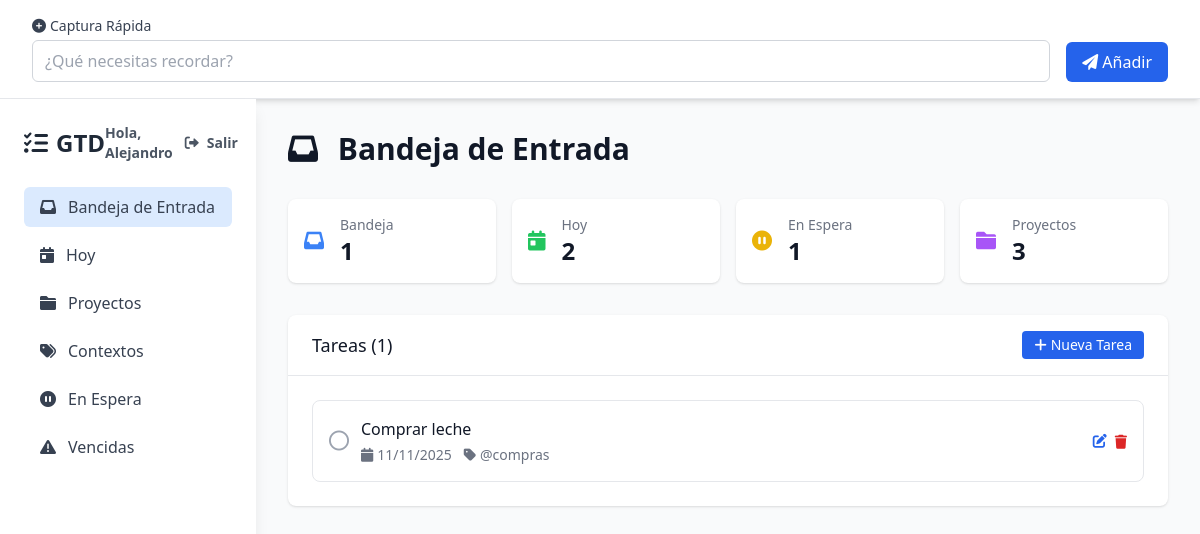
/index.php (signed in), run on the app's committed database.
### tables this page shows
CREATE TABLE IF NOT EXISTS tareas (
    id INT AUTO_INCREMENT PRIMARY KEY,
    usuario_id INT,  
    titulo VARCHAR(255) NOT NULL,
    id_proyecto INT,
    fecha_vencimiento DATE,
    contexto VARCHAR(100),
    descripcion TEXT,
    estado ENUM('pendiente', 'en_espera', 'completada') DEFAULT 'pendiente',
    fecha_creacion TIMESTAMP DEFAULT CURRENT_TIMESTAMP,
    fecha_actualizacion TIMESTAMP DEFAULT CURRENT_TIMESTAMP ON UPDATE CURRENT_TIMESTAMP,
    
     
    INDEX idx_tareas_usuario (usuario_id),
    CONSTRAINT fk_tareas_usuario
        FOREIGN KEY (usuario_id) REFERENCES usuarios(id)
        ON DELETE CASCADE,  
    
    CONSTRAINT fk_tareas_proyecto
        FOREIGN KEY (id_proyecto) REFERENCES proyectos(id)
        ON DELETE SET NULL  
);

### db.php (called while the page is built, shortened)
<?php
function obtenerTareas($pdo, $condicion = '', $parametros = []) {
    $userId = $_SESSION['user_id'] ?? null;
    $sql = "SELECT t.*, p.nombre as proyecto_nombre
            FROM tareas t
            LEFT JOIN proyectos p ON t.id_proyecto = p.id";
    $sql .= " WHERE t.usuario_id = ?";
    if ($condicion) {
        $sql .= " AND $condicion";
    }
    $sql .= " ORDER BY t.fecha_creacion DESC";
    $stmt = $pdo->prepare($sql);
    $stmt->execute(array_merge([$userId], $parametros));
    return $stmt->fetchAll();
}
function obtenerProyectos($pdo) {
    $userId = $_SESSION['user_id'] ?? null;
    $stmt = $pdo->prepare("SELECT * FROM proyectos WHERE usuario_id = ? ORDER BY nombre");
    $stmt->execute([$userId]);
    return $stmt->fetchAll();
}
?>

### index.php (the view, shortened to what this page needs)
<?php
require_once 'db.php';
require_once 'auth.php';
require_once 'includes/header.php';
$vista = isset($_GET['vista']) ? $_GET['vista'] : 'bandeja';
function obtenerTituloVista($vista) {
    $titulos = [
        'bandeja' => 'Bandeja de Entrada',
        'hoy' => 'Tareas de Hoy',
        'vencidas' => 'Tareas Vencidas',
        'proyectos' => 'Proyectos',
        'contextos' => 'Contextos',
        'espera' => 'En Espera'
    ];
    return $titulos[$vista] ?? 'Bandeja de Entrada';
}
$tareas = [];
$proyectos = obtenerProyectos($pdo);
$contextos = obtenerContextos($pdo);
switch ($vista) {
    default:
        $tareas = obtenerTareas($pdo, 't.id_proyecto IS NULL');
        break;
}
?>
<div class="mb-8">
    <h2 class="text-3xl font-bold text-gray-900 mb-2">
        <i class="fas fa-<?php echo $vista == 'bandeja' ? 'inbox' :
                          ($vista == 'hoy' ? 'calendar-day' :
                           ($vista == 'proyectos' ? 'folder' :
                            ($vista == 'contextos' ? 'tags' :
                             ($vista == 'vencidas' ? 'triangle-exclamation' : 'pause-circle')))); ?> mr-3"></i>
        <?php echo obtenerTituloVista($vista); ?>
    </h2>
</div>
<div class="grid grid-cols-1 md:grid-cols-4 gap-4 mb-8">
    <div class="bg-white p-4 rounded-lg shadow">
        <div class="flex items-center">
            <div class="flex-shrink-0">
                <i class="fas fa-inbox text-blue-500 text-xl"></i>
            </div>
            <div class="ml-4">
                <p class="text-sm font-medium text-gray-500">Bandeja</p>
                <p class="text-2xl font-semibold text-gray-900">
                    <?php echo count(obtenerTareas($pdo, 'id_proyecto IS NULL')); ?>
                </p>
            </div>
        </div>
    </div>
    <div class="bg-white p-4 rounded-lg shadow">
        <div class="flex items-center">
            <div class="flex-shrink-0">
                <i class="fas fa-calendar-day text-green-500 text-xl"></i>
            </div>
            <div class="ml-4">
                <p class="text-sm font-medium text-gray-500">Hoy</p>
                <p class="text-2xl font-semibold text-gray-900">
                    <?php echo count(obtenerTareas($pdo, 'DATE(fecha_vencimiento) = CURDATE()')); ?>
                </p>
            </div>
        </div>
    </div>
    <div class="bg-white p-4 rounded-lg shadow">
        <div class="flex items-center">
            <div class="flex-shrink-0">
                <i class="fas fa-pause-circle text-yellow-500 text-xl"></i>
            </div>
            <div class="ml-4">
                <p class="text-sm font-medium text-gray-500">En Espera</p>
                <p class="text-2xl font-semibold text-gray-900">
                    <?php echo count(obtenerTareas($pdo, "estado = 'en_espera'")); ?>
                </p>
            </div>
        </div>
    </div>
    <div class="bg-white p-4 rounded-lg shadow">
        <div class="flex items-center">
            <div class="flex-shrink-0">
                <i class="fas fa-folder text-purple-500 text-xl"></i>
            </div>
            <div class="ml-4">
                <p class="text-sm font-medium text-gray-500">Proyectos</p>
                <p class="text-2xl font-semibold text-gray-900">
                    <?php echo count($proyectos); ?>
                </p>
            </div>
        </div>
    </div>
</div>
<?php
switch ($vista) {
            ?>
            <?php
    default:
        mostrarListaTareas($tareas, $proyectos, $contextos);
        break;
}
function mostrarListaTareas($tareas, $proyectos, $contextos) {
    ?>
    <div class="bg-white rounded-lg shadow">
        <div class="px-6 py-4 border-b border-gray-200 flex justify-between items-center">
            <h3 class="text-lg font-medium text-gray-900">Tareas (<?php echo count($tareas); ?>)</h3>
            <div class="flex gap-2">
                <button onclick="mostrarFormularioTarea()" class="bg-blue-600 text-white px-3 py-1 rounded text-sm hover:bg-blue-700">
                    <i class="fas fa-plus mr-1"></i>Nueva Tarea
                </button>
            </div>
        </div>
        <div class="p-6">
            <?php if (empty($tareas)): ?>
                <div class="text-center py-8">
                    <i class="fas fa-tasks text-gray-300 text-4xl mb-4"></i>
                    <p class="text-gray-500">No hay tareas para mostrar</p>
                </div>
            <?php else: ?>
                <div class="space-y-3">
                    <?php foreach ($tareas as $tarea): ?>
                        <div class="flex items-center justify-between p-4 border border-gray-200 rounded-lg hover:bg-gray-50 <?php echo $tarea['estado'] == 'completada' ? 'bg-green-50 border-green-200' : ''; ?>">
                            <div class="flex items-center flex-1">
                                <form action="procesar.php" method="POST" class="mr-3">
                                    <button type="submit" class="text-gray-400 hover:text-gray-600">
                                        <?php if ($tarea['estado'] == 'completada'): ?>
                                            <i class="fas fa-check-circle text-green-500 text-xl"></i>
                                        <?php else: ?>
                                            <i class="far fa-circle text-xl"></i>
                                        <?php endif; ?>
                                    </button>
                                </form>
                                <div class="flex-1">
                                    <h4 class="font-medium text-gray-900 <?php echo $tarea['estado'] == 'completada' ? 'line-through text-gray-500' : ''; ?>">
                                        <?php echo htmlspecialchars($tarea['titulo']); ?>
                                    </h4>
                                    <div class="flex items-center text-sm text-gray-500 mt-1">
                                        <?php if ($tarea['fecha_vencimiento']): ?>
                                            <span class="mr-3">
                                                <i class="fas fa-calendar mr-1"></i><?php echo date('d/m/Y', strtotime($tarea['fecha_vencimiento'])); ?>
                                            </span>
                                        <?php endif; ?>
                                        <?php if ($tarea['contexto']): ?>
                                            <span class="mr-3">
                                                <i class="fas fa-tag mr-1"></i><?php echo htmlspecialchars($tarea['contexto']); ?>
                                            </span>
                                        <?php endif; ?>
                                    </div>
                                </div>
                            </div>
                            <div class="flex items-center gap-2">
                                <button onclick="abrirModalEditarTarea(<?php echo $tarea['id']; ?>, '<?php echo addslashes($tarea['titulo']); ?>', '<?php echo $tarea['id_proyecto']; ?>', '<?php echo $tarea['fecha_vencimiento']; ?>', '<?php echo addslashes($tarea['contexto']); ?>', '<?php echo addslashes($tarea['descripcion'] ?? ''); ?>', '<?php echo $tarea['estado']; ?>')"
                                        class="text-blue-600 hover:text-blue-800 text-sm">
                                    <i class="fas fa-edit"></i>
                                </button>
                                <form action="procesar.php" method="POST" class="inline">
                                    <button type="submit" class="text-red-600 hover:text-red-800 text-sm" onclick="return confirm('¿Estás seguro de eliminar esta tarea?')">
                                        <i class="fas fa-trash"></i>
                                    </button>
                                </form>
                            </div>
                        </div>
                    <?php endforeach; ?>
                </div>
            <?php endif; ?>
        </div>
    </div>
    <?php
}
?>
<?php require_once 'includes/footer.php'; ?>

### includes/header.php (shortened to what this page needs)
<!DOCTYPE html>
<html lang="es">
<head>
    <script src="https://cdn.tailwindcss.com"></script>
    <link href="https://cdnjs.cloudflare.com/ajax/libs/font-awesome/6.0.0/css/all.min.css" rel="stylesheet">
</head>
<body class="bg-gray-50">
    <div class="bg-white shadow-md border-b sticky top-0 z-30">
        <div class="max-w-7xl mx-auto px-2 sm:px-4 lg:px-8">
            <div class="py-3 sm:py-4">
                <form action="procesar.php" method="POST" class="flex flex-col sm:flex-row gap-3 sm:gap-4 items-stretch sm:items-end">
                    <div class="flex-1">
                        <label for="titulo_rapido" class="block text-sm font-medium text-gray-700 mb-1">
                            <i class="fas fa-plus-circle mr-1"></i>Captura Rápida
                        </label>
                        <input type="text"
                               name="titulo"
                               id="titulo_rapido"
                               placeholder="¿Qué necesitas recordar?"
                               class="w-full px-3 py-2 border border-gray-300 rounded-md focus:outline-none focus:ring-2 focus:ring-blue-500 focus:border-transparent"
                               required>
                    </div>
                    <button type="submit"
                            class="bg-blue-600 text-white px-4 py-2 rounded-md hover:bg-blue-700 focus:outline-none focus:ring-2 focus:ring-blue-500 w-full sm:w-auto">
                        <i class="fas fa-paper-plane mr-1"></i>Añadir
                    </button>
                </form>
            </div>
        </div>
    </div>
    <div class="flex min-h-screen pt-0">
        <div id="sidebar" class="fixed md:relative top-0 left-0 h-full md:h-auto w-64 bg-white shadow-lg z-50 transform -translate-x-full md:translate-x-0 transition-transform">
            <div class="p-6">
                <h1 class="text-2xl font-bold text-gray-800 mb-6 flex items-center justify-between">
                    <span class="flex items-center"><i class="fas fa-tasks mr-2"></i>GTD</span>
                    <div class="hidden md:flex items-center gap-3">
                        <?php $nombreUsuario = $_SESSION['user_nombre'] ?? null; ?>
                        <?php if ($nombreUsuario): ?>
                            <span class="text-sm text-gray-600">Hola, <?php echo htmlspecialchars($nombreUsuario); ?></span>
                        <?php endif; ?>
                        <a href="#" class="inline-flex items-center text-sm text-gray-600 hover:text-red-600" onclick="document.getElementById('logoutForm').submit();">
                            <i class="fas fa-right-from-bracket mr-2"></i>Salir
                        </a>
                    </div>
                </h1>
                <nav class="space-y-2">
                    <a href="index.php?vista=bandeja"
                       class="flex items-center px-4 py-2 text-gray-700 rounded-md hover:bg-gray-100 <?php echo (!isset($_GET['vista']) || $_GET['vista'] == 'bandeja') ? 'bg-blue-100 text-blue-700' : ''; ?>">
                        <i class="fas fa-inbox mr-3"></i>
                        Bandeja de Entrada
                    </a>
                    <a href="index.php?vista=hoy"
                       class="flex items-center px-4 py-2 text-gray-700 rounded-md hover:bg-gray-100 <?php echo (isset($_GET['vista']) && $_GET['vista'] == 'hoy') ? 'bg-blue-100 text-blue-700' : ''; ?>">
                        <i class="fas fa-calendar-day mr-3"></i>
                        Hoy
                    </a>
                    <a href="index.php?vista=proyectos"
                       class="flex items-center px-4 py-2 text-gray-700 rounded-md hover:bg-gray-100 <?php echo (isset($_GET['vista']) && $_GET['vista'] == 'proyectos') ? 'bg-blue-100 text-blue-700' : ''; ?>">
                        <i class="fas fa-folder mr-3"></i>
                        Proyectos
                    </a>
                    <a href="index.php?vista=contextos"
                       class="flex items-center px-4 py-2 text-gray-700 rounded-md hover:bg-gray-100 <?php echo (isset($_GET['vista']) && $_GET['vista'] == 'contextos') ? 'bg-blue-100 text-blue-700' : ''; ?>">
                        <i class="fas fa-tags mr-3"></i>
                        Contextos
                    </a>
                    <a href="index.php?vista=espera"
                       class="flex items-center px-4 py-2 text-gray-700 rounded-md hover:bg-gray-100 <?php echo (isset($_GET['vista']) && $_GET['vista'] == 'espera') ? 'bg-blue-100 text-blue-700' : ''; ?>">
                        <i class="fas fa-pause-circle mr-3"></i>
                        En Espera
                    </a>
                    <a href="index.php?vista=vencidas"
                       class="flex items-center px-4 py-2 text-gray-700 rounded-md hover:bg-gray-100 <?php echo (isset($_GET['vista']) && $_GET['vista'] == 'vencidas') ? 'bg-blue-100 text-blue-700' : ''; ?>">
                        <i class="fas fa-triangle-exclamation mr-3"></i>
                        Vencidas
                    </a>
                </nav>
            </div>
        </div>
        <div class="flex-1 overflow-y-auto">
            <div class="max-w-6xl mx-auto px-4 sm:px-6 lg:px-8 py-8">

### includes/footer.php (shortened to what this page needs)
</div>
        </div>
    </div>
</body>
</html>

### data on the page
tareas: estado "pendiente" (drawn), titulo "Comprar leche", fecha_vencimiento "11/11/2025", contexto "@compras"

### other printed values
$nombreUsuario "Alejandro"
obtenerTituloVista($vista) "Bandeja de Entrada"
count(obtenerTareas($pdo, 'id_proyecto IS NULL')) "1"
count(obtenerTareas($pdo, 'DATE(fecha_vencimiento) = CURDATE()')) "2"
count(obtenerTareas($pdo, "estado = 'en_espera'")) "1"
count($proyectos) "3"
count($tareas) "1"
